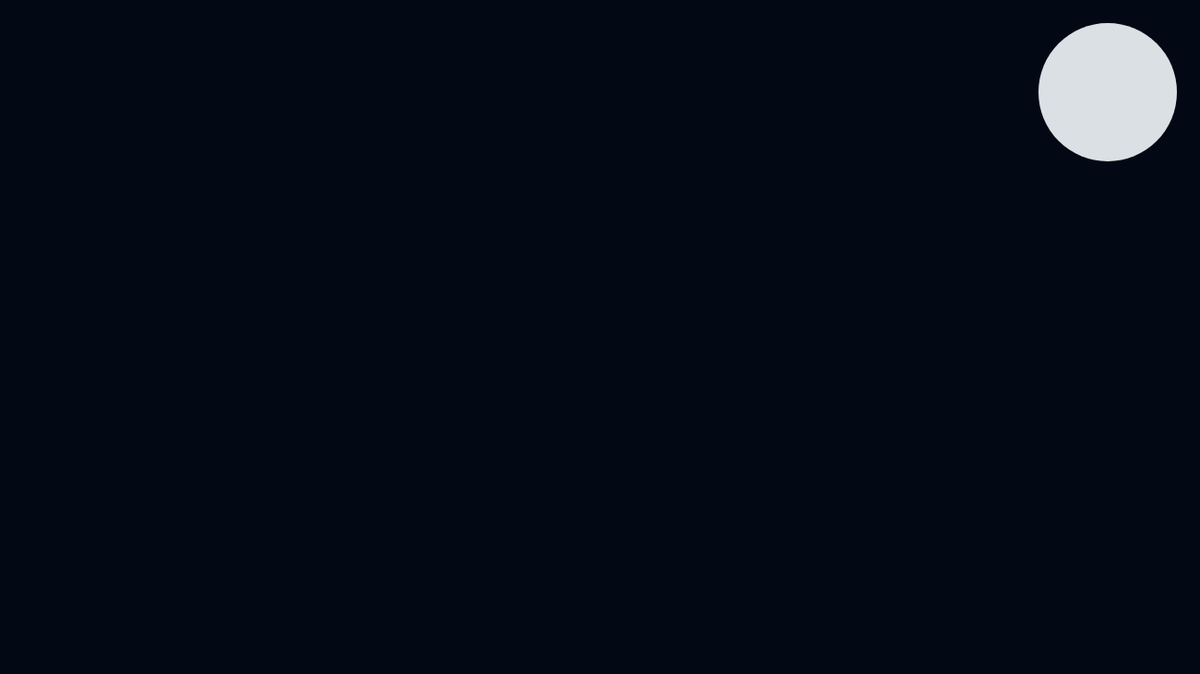
Frame 1 (no input)
Frame 60 (no input): identical to frame 1, image omitted
Frame 120 (the mouse pressed at the canvas centre since frame 60): identical to frame 1, image omitted

The p5.js sketch that drew this single still picture (run headless with seeded random() and noise() and a simulated clock; from frame 60 on, the mouse is pressed at the canvas centre):

// p5.js sketch
// ── sketch.js
/**
 * Adit Garg
 * IGME-101: Bats, 10/03/18
 * Draw bats on user's click. Print moon when the pointer is over the moon. 
 */

"use strict"; //catch some common coding errors
var x, y, batHue, wingX, wingY, number, wingspan, moonDist; //declaring variables
/**
 * setup : Initialization runs once; called automatically
 * Summarize code that you add
 */
function setup() {
	createCanvas(1300, 731);
	colorMode(HSB, 360, 100, 100);
	background(217, 90.0, 7.8);
	noStroke();
	moon(); //function draws moon
}

/**
 * draw : Periodically called automatically
 * Summarize code that you add
 */
function draw() {
	x = mouseX;//assigning mouse values to variables
	y = mouseY;
	mouseWithin(x,y);// function checks if pointer is over the moon considering the parameters
	batHue = random(0, 255);// random bat color

}

function mouseClicked() {
	drawBat(x, y, batHue);// function draws the bat
	print("The bat's width is: " + batWidth);// prints the width of the bat
}

function drawBat(x, y, batHue) {
	fill(batHue, 100, 100);
	wingspan = random(100, 150);// random wingzise/ wingspan
	wingY = y;
	batBod(x, y);// calls the function that draws the bat's body
	wingX = x + 25 + wingspan / 2;// ensuring wing's center is such that it's edges fall on top of bat body's circles
	batWing(wingX, y, wingspan);// calling function that draws the wing
	wingX = x - 25 - wingspan / 2;// ensuring wing's center is such that it's edges fall on top of bat body's circle
	batWing(wingX, y, wingspan);// calling function that draws the wing
	batWidth = (wingspan * 2) + 50;// defines the variable that holds the totalwidth of the bat
	return batWidth;
}

function batBod(x, y) {
	ellipse(x, y, 50, 50);//draws bat's body
}

function batWing(wingX, wingY, wingpsan) {
	arc(wingX, wingY, wingspan, 50, PI, 0); // draws a semi circle with a constant height and varying width
}

function moon() {
	fill(200, 4, 89);
	ellipse(1200, 100, 150, 150);// draws moon
}

function mouseWithin(x,y) {
	moonDist = int(dist(x, y, 1200, 100)); // distance of pointer from the moon's center
	if (moonDist<=150){// checks if the pointer is within the moon/ circle.
		print("moon");
	}
}
